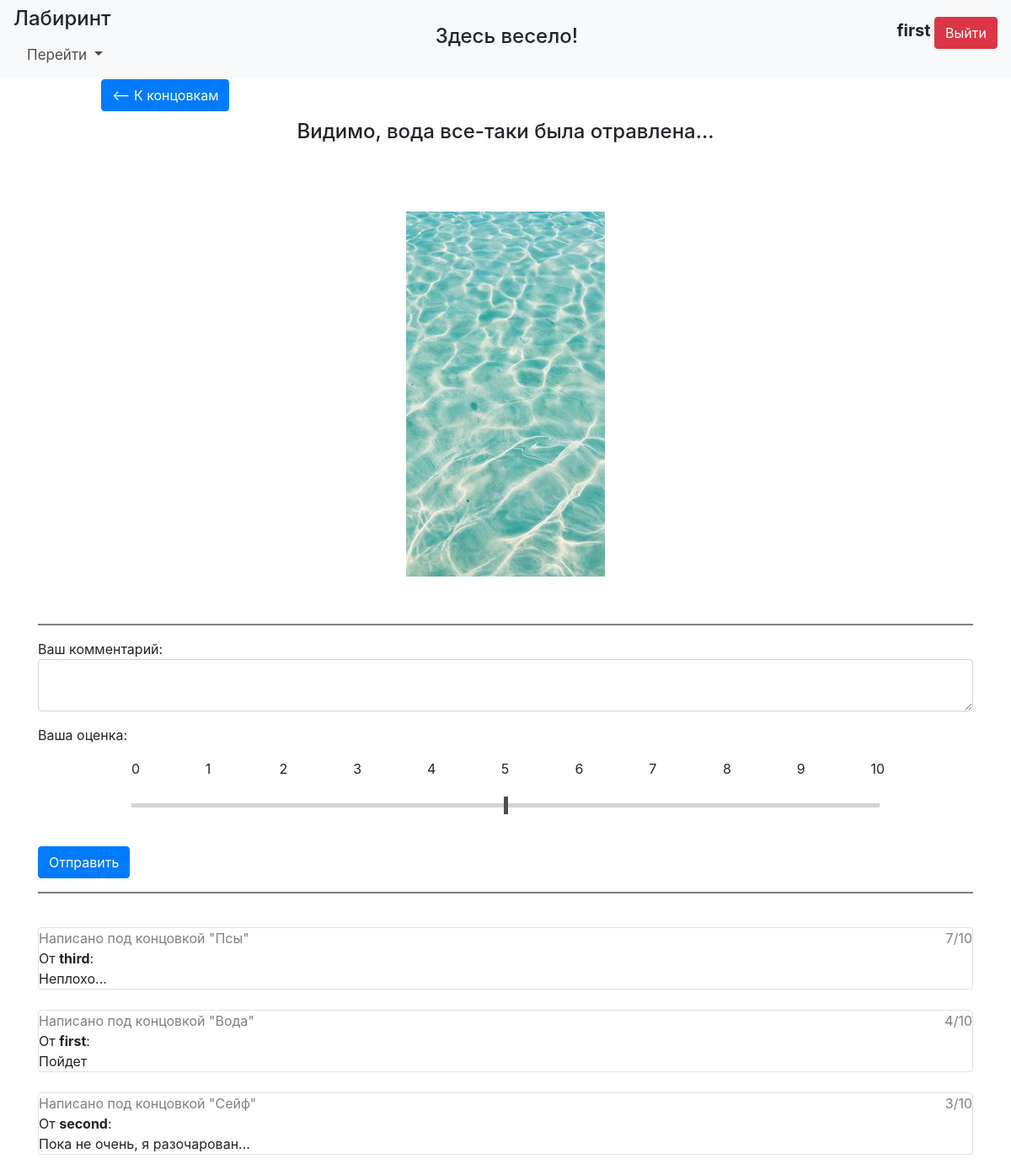
Screenshot of /passings/5 (signed in) with the database file from the repository.
### data/tables/users.py (models this page shows, shortened)
class User(SqlAlchemyBase, UserMixin, SerializerMixin):
    __tablename__ = 'users'
    id = sqlalchemy.Column(sqlalchemy.Integer,
                           primary_key=True, autoincrement=True)
    name = sqlalchemy.Column(sqlalchemy.String, unique=True)
    hashed_password = sqlalchemy.Column(sqlalchemy.String)
    reviews = orm.relationship("Review", back_populates="user")
    combos = orm.relationship("Combo", back_populates="user")
    passings = orm.relationship("Passing", back_populates="user")

### data/tables/endings.py (models this page shows)
class Ending(SqlAlchemyBase, SerializerMixin):
    __tablename__ = 'endings'
    id = sqlalchemy.Column(sqlalchemy.Integer,
                           primary_key=True, autoincrement=True)
    path_to_picture = sqlalchemy.Column(sqlalchemy.String, nullable=True)
    text = sqlalchemy.Column(sqlalchemy.String, nullable=True)
    name = sqlalchemy.Column(sqlalchemy.String, nullable=True)
    reviews = orm.relationship("Review", back_populates="ending")
    passings = orm.relationship("Passing", back_populates="ending")

### data/tables/reviews.py (models this page shows)
class Review(SqlAlchemyBase, SerializerMixin):
    __tablename__ = 'reviews'
    id = sqlalchemy.Column(sqlalchemy.Integer,
                           primary_key=True, autoincrement=True)
    ending_id = sqlalchemy.Column(sqlalchemy.Integer, sqlalchemy.ForeignKey("endings.id"))
    user_id = sqlalchemy.Column(sqlalchemy.Integer, sqlalchemy.ForeignKey("users.id"))
    date = sqlalchemy.Column(sqlalchemy.DateTime, default=datetime.now())
    text = sqlalchemy.Column(sqlalchemy.String, nullable=True)
    mark = sqlalchemy.Column(sqlalchemy.Integer)
    ending = orm.relationship('Ending')
    user = orm.relationship("User")

### data/api/login_api.py (the view)
    def worker(*args, **kwargs):
        if current_user.is_authenticated:
            return func(*args, **kwargs)
        return redirect("/login")

### forms/ending.py
class EndingForm(FlaskForm):
    comment = TextAreaField('Ваш комментарий', validators=[DataRequired()])
    slider = DecimalRangeField("Оценка", validators=[NumberRange(min=0, max=10)],
                               render_kw={"step": "1"})
    submit = SubmitField('Отправить', name="enter")

### data/additional.py (called while the page is built)
def get_menu_btns():
    address = request.path[1:]
    btns = []
    if current_user.is_authenticated:
        if address != "passings":
            btns.append("Концовки")
        btns.append("Выйти")
    else:
        if address != "login":
            btns.append("Войти")
        if address != "register":
            btns.append("Зарегистрироваться")
    if address != "about":
        btns.append("О нас")
    return btns

### data/api/login_api.py (called while the page is built)
def need_login(func):
    def worker(*args, **kwargs):
        if current_user.is_authenticated:
            return func(*args, **kwargs)
        return redirect("/login")
    worker.__name__ = func.__name__
    return worker

### data/api/passing_api.py (called while the page is built, shortened)
@blueprint.route("/passings/<int:passing_id>", methods=["GET", "POST"])
@need_login
def get_passing(passing_id):
    dbs = db_session.create_session()
    passing = dbs.query(Passing).get(passing_id)
    if not passing or passing.username != current_user.name:
        return bad_site(message="Такой концовки нет или она не ваша")
    user = passing.user
    ending = passing.ending
    form = EndingForm()
    return render_template("ending.html", user=user, ending=ending,
                           reviews=dbs.query(Review).all()[::-1], form=form, title=ending.name,
                           menu=get_menu_btns())

### data/db_session.py (called while the page is built)
def create_session() -> Session:
    global __factory
    return __factory()

### main.py (called while the page is built)
@login_manager.user_loader
def load_user(user_id):
    db_sess = db_session.create_session()
    return db_sess.query(User).get(user_id)

### templates/ending.html (shortened to what this page needs)
{% extends "base.html" %}
{% block content %}
<div class="left" style="margin-left: 10%; display: inline-block;">
<a type="button" class="btn btn-primary" href="/passings"><-- К концовкам</a>
</div>
<br><br>
<main role="main" class="container" style="align: center;">
    <form action="" method="post">
    <a class="center">
    <h4>{{ ending.text }}</h4>
    {% for i in range(3) %}<br>{% endfor %}
        <p class="center"><img src="{{ url_for('static', filename=ending.path_to_picture) }}"></p>
    </a>
        <br>
        <hr style="border: 1px solid gray;">
        <div>Ваш комментарий:</div>
        <p>{{ form.comment(class="form-control", type="textarea") }}</p>
        <p>Ваша оценка: </p>
        <a style="margin-left: 10%;">
        {% for i in range(11) %}
        <p style="width: 7.5%; display: inline-block;">{{ loop.index - 1 }}</p>
        {% endfor %}
        </a>
        <p style="text-align: center;">{{ form.slider(class="slider", type="range") }}</p>
        <br>
        <p>{{ form.submit(type="submit", class="btn btn-primary") }}</p>
        <hr style="border: 1px solid gray;">
        {% for review in reviews %}
    <br>
    <div class="col-md6 border rounded">
        <div style="color: gray;">Написано под концовкой "{{ review.ending.name }}"<span style="float: right;">{{ review.mark }}/10</span></div>
        <div style="display: inline-block;">
            <a>От </a><a style="font-weight: bold;">{{review.user.name}}</a><a>:</a>
        </div>
        <div class="width">{{ review.text }}</div>
    </div>
    {% endfor %}
    <br>
    </form>
</main>
{% endblock %}

### templates/base.html (shortened to what this page needs)
<!doctype html>
<html lang="en">
<head>
    <link rel="stylesheet"
          href="https://stackpath.bootstrapcdn.com/bootstrap/4.4.1/css/bootstrap.min.css"
>
    <link rel="stylesheet" type="text/css" href="{{ url_for('static', filename='css/style.css') }}" />
</head>
<body>
<header>
    <nav class="navbar navbar-light bg-light">
        <div>
        <h4>Лабиринт</h4>
        <div class="nav-item dropdown" style="font-size: 17px; color: #4d4d4d">
          <a class="nav-link dropdown-toggle" id="navbarDropdown" role="button" data-bs-toggle="dropdown" aria-expanded="false">
            Перейти
          </a>
        </div>
        </div>
        <h4>Здесь весело!</h4>
        {% if current_user.is_authenticated %}
        <p>
            <a class="bold">{{ current_user.name }}</a>
            <a type="button" class="btn btn-danger" href="/logout">Выйти</a>
        </p>
        {% elif request.path == "/login" %}
            <a type="button" class="btn btn-primary" href="/register">Зарегистрироваться</a>
        {% else %}
            <a type="button" class="btn btn-primary" href="/login">Войти</a>
        {% endif %}
    </nav>
</header>
{% block content %}{% endblock %}
</body>
</html>

### static/css/style.css (style rules this page uses)
.slider { -webkit-appearance: none; width: 80%; height: 5px; background: #d3d3d3; opacity: 1; -webkit-transition: .2s; transition: opacity .2s; }
.center { text-align: center; align: center; }
.bold { font-size: 20px; font-weight: bold; }
.left { float: left; }
.container { overflow: hidden; }

### rows the page displays
User: name "first"
Ending: text "Видимо, вода все-таки была отравлена...", path_to_picture (picture)
Review: ending.name "Псы", mark "7", user.name "third", text "Неплохо..."
Review: ending.name "Вода", mark "4", user.name "first", text "Пойдет"
Review: ending.name "Сейф", mark "3", user.name "second", text "Пока не очень, я разочарован..."
